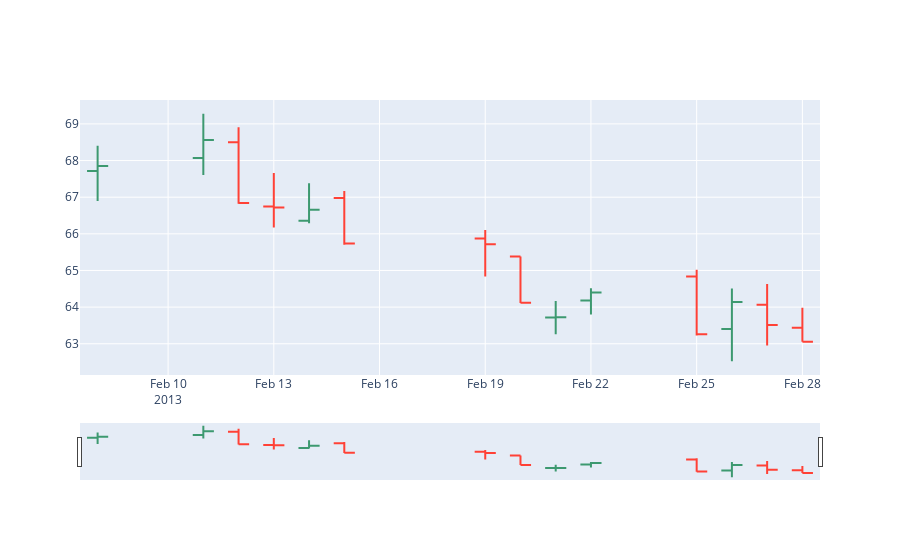

The code cell stored with this chart in its notebook:
### Code cell
plt.style.use('fivethirtyeight') 
%matplotlib inline
from pylab import rcParams
from plotly import tools
from plotly.offline import init_notebook_mode, iplot
init_notebook_mode(connected=True)
import plotly.graph_objs as go
import plotly.figure_factory as ff

# OHLC chart of Feb 2018
trace = go.Ohlc(x=data_appl['2013-02'].index,
                open=data_appl['2013-02'].open,
                high=data_appl['2013-02'].high,
                low=data_appl['2013-02'].low,
                close=data_appl['2013-02'].close)
dataa = [trace]
iplot(dataa, filename='simple_ohlc')

### Figure 1 — Plotly figure (JSON) as saved in the notebook; plotly's stock layout.template omitted (floating-point values rounded to 4 significant figures)
{"data": [{"close": [67.85, 68.56, 66.84, 66.72, 66.66, 65.74, 65.71, 64.12, 63.72, 64.4, 63.26, 64.14, 63.51, 63.06], "high": [68.4, 69.28, 68.91, 67.66, 67.38, 67.17, 66.1, 65.38, 64.17, 64.51, 65.02, 64.51, 64.63, 63.98], "low": [66.89, 67.61, 66.82, 66.17, 66.29, 65.7, 64.84, 64.11, 63.26, 63.8, 63.22, 62.52, 62.95, 63.06], "open": [67.71, 68.07, 68.5, 66.74, 66.36, 66.98, 65.87, 65.38, 63.71, 64.18, 64.84, 63.4, 64.06, 63.44], "type": "ohlc", "x": ["2013-02-08T00:00:00", "2013-02-11T00:00:00", "2013-02-12T00:00:00", "2013-02-13T00:00:00", "2013-02-14T00:00:00", "2013-02-15T00:00:00", "2013-02-19T00:00:00", "2013-02-20T00:00:00", "2013-02-21T00:00:00", "2013-02-22T00:00:00", "2013-02-25T00:00:00", "2013-02-26T00:00:00", "2013-02-27T00:00:00", "2013-02-28T00:00:00"]}], "layout": {}}
